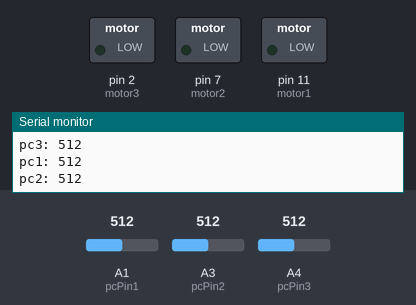
The sketch below on a simulated Arduino Uno, built with avr-gcc and run on an emulated ATmega328P. Shown: switched loads named in the sketch (green lamp = pin HIGH), the last lines printed to the serial monitor. The test bench sets the inputs (shaded band); at power-on: A1 (pcPin1) = 512, A3 (pcPin2) = 512, A4 (pcPin3) = 512.

Above: at 1.2 s.
1.3 s: A1 (pcPin1) set to 495
At 2.6 s:
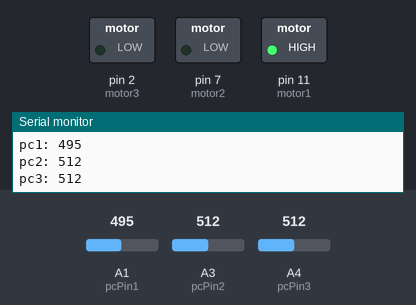
2.9 s: A3 (pcPin2) set to 494
At 4.1 s:
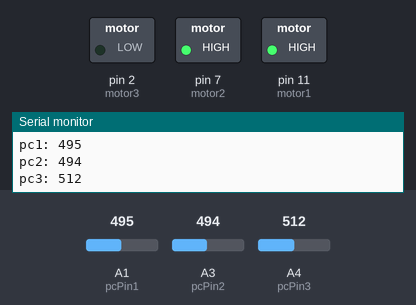
4.4 s: A4 (pcPin3) set to 493
At 5.6 s:
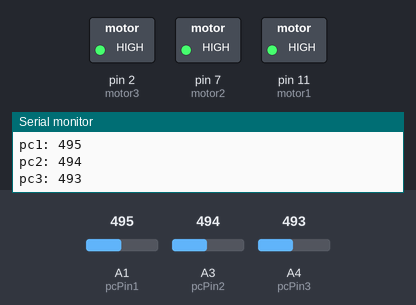
5.9 s: A1 (pcPin1) set to 511
At 7.1 s:
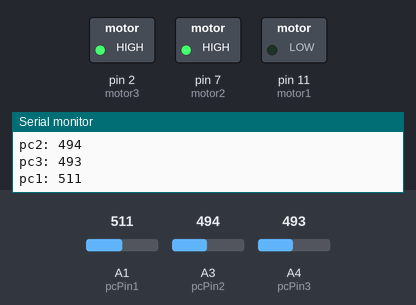
7.4 s: A3 (pcPin2) set to 511
At 8.1 s:
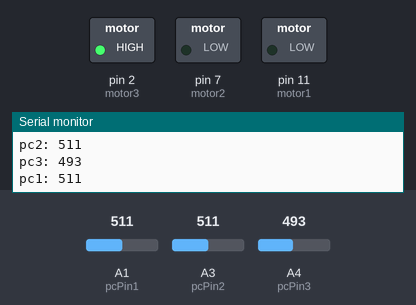
9.0 s: A1 (pcPin1) set to 306
At 10.3 s:
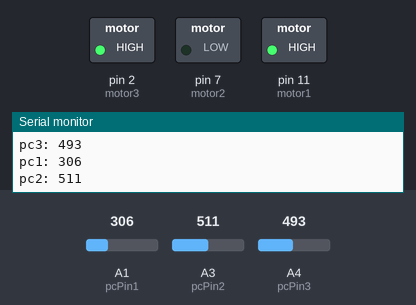
Timing chart, 0 to 11.5 s (numbered marks = the images above; inputs shaded):
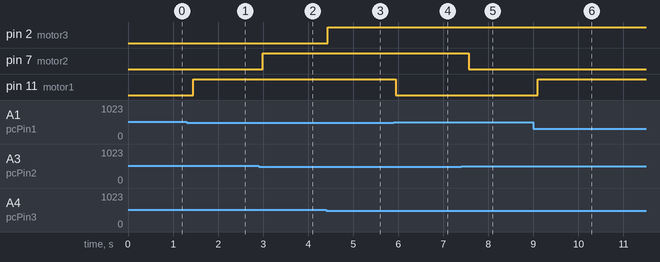

The sketch:

haptic_plant.ino
```cpp
const int motor1= 11;
const int motor2= 7;
const int motor3= 2;
//const int motor4= 2;

int pcPin1= A1;
int pcPin2= A3;
int pcPin3= A4;

int val1;
int val2;
int val3;

int amB1;
int amB2;
int amB3;

/*int soilval = 0;
int soilPin = A0;
int soilPower = 7;

*/
void setup() {
  Serial.begin(9600);
  pinMode(pcPin1, INPUT);
  pinMode(pcPin2, INPUT);
  pinMode(pcPin3, INPUT);
 // pinMode(soilPin, INPUT);

  pinMode(motor1, OUTPUT);
  pinMode(motor2, OUTPUT);
  pinMode(motor3, OUTPUT);
//  pinMode(motor4, OUTPUT);

/*  pinMode(soilPower, OUTPUT);
  digitalWrite(soilPower, LOW);
*/

amB1 = analogRead(pcPin1);
amB2 = analogRead(pcPin2);
amB3 = analogRead(pcPin3);

}

void loop() {

  val1 = analogRead(pcPin1);
  val2 = analogRead(pcPin2);
  val3 = analogRead(pcPin3);


    if(amB1 - val1 >= 10)
      {digitalWrite(motor1, HIGH);
      }
    else
      {
        digitalWrite(motor1, LOW);
      delay(10);
      }

    if(amB2 - val2 >= 10)
      {digitalWrite(motor2, HIGH);
      }
    else
      {
        digitalWrite(motor2, LOW);
       delay (10);
      }

    if(amB3 - val3 >= 10)
      {digitalWrite(motor3, HIGH);
      }
    else
      {
        digitalWrite(motor3, LOW);
       delay (10);
      }


/*   soilval = analogRead(soilPin);
    if(soilval < 0 ) {
    digitalWrite(motor1, HIGH);
    digitalWrite(motor2, HIGH);
    digitalWrite(motor3, HIGH);
    digitalWrite(motor4, HIGH);
      }

Serial.print("Moisture level: ");
Serial.println(soilval);
delay(50);
*/Serial.print("pc1: ");
Serial.println(val1);
delay(50);
Serial.print("pc2: ");
Serial.println(val2);
delay(50);
Serial.print("pc3: ");
Serial.println(val3);
delay(50);


}
```

Measured:
- the behaviour switches between 503 and 502 on A1 (pcPin1) (found by bisection; images 0 and 1)
- the behaviour switches between 503 and 502 on A3 (pcPin2) (found by bisection; images 1 and 2)
- the behaviour switches between 503 and 502 on A4 (pcPin3) (found by bisection; images 2 and 3)
- after the input at 1.3 s, pin 11 (motor1): LOW → HIGH after 0.15 s
- after the input at 2.9 s, pin 7 (motor2): LOW → HIGH after 0.09 s
- after the input at 4.4 s, pin 2 (motor3): LOW → HIGH at once
- after the input at 5.9 s, pin 11 (motor1): HIGH → LOW after 0.05 s
- after the input at 7.4 s, pin 7 (motor2): HIGH → LOW after 0.17 s
- after the input at 9.0 s, pin 11 (motor1): LOW → HIGH after 0.10 s
